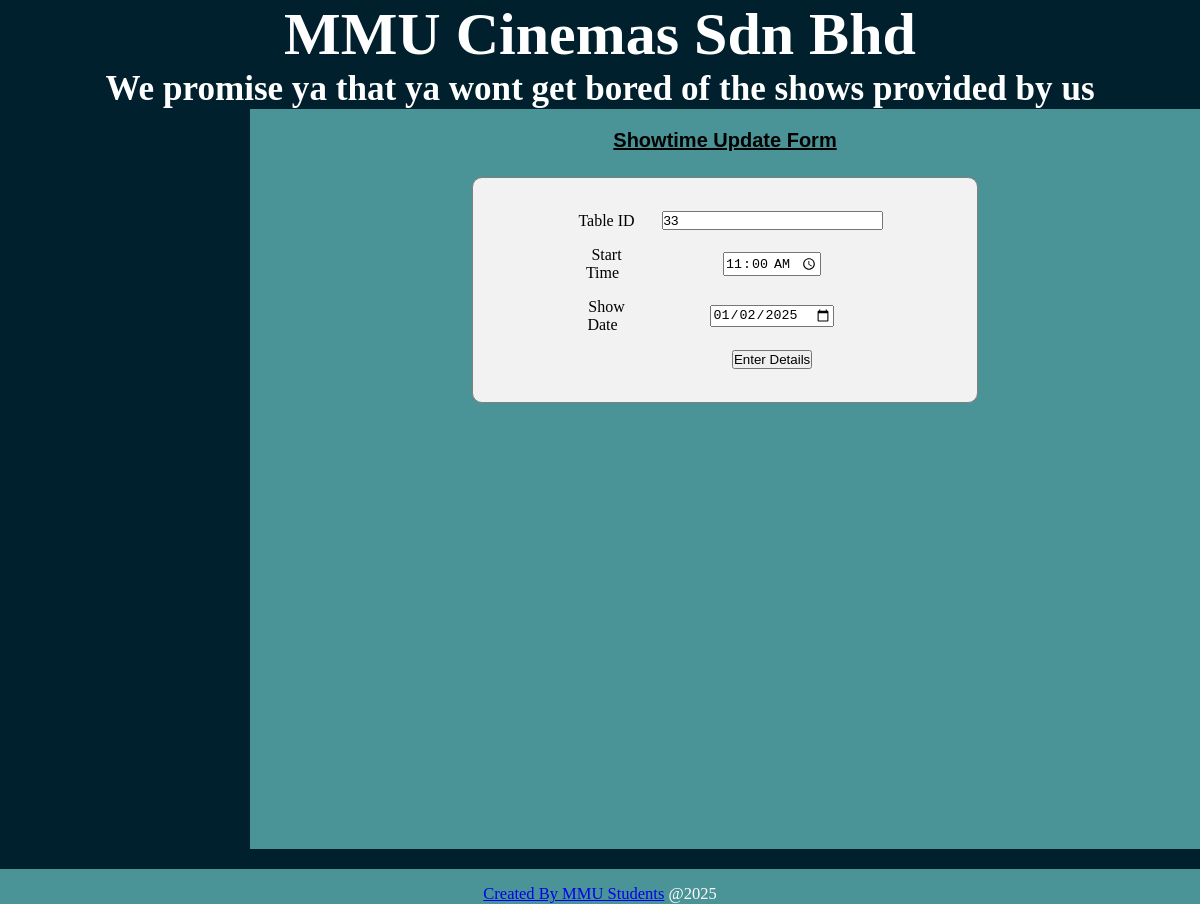
The app's page /showtiming_update.php?showtimingID=33 (signed in) with its own data.
### tables this page shows
CREATE TABLE `showtiming` (
  `showtimingID` int(5) NOT NULL,
  `starttime` time DEFAULT NULL,
  `showdate` date DEFAULT NULL,
  `screen` varchar(200) NOT NULL,
  `filmID` varchar(30) NOT NULL,
  `hallID` varchar(30) NOT NULL
);

### showtiming_update.php (the view, shortened to what this page needs)
<?php
require_once('connection.php');
if(isset($_POST['update_btn'])){
  $showtimingID = $_POST['showtimingID'];
  $starttime = $_POST['starttime'];
  $showdate = $_POST['showdate'];
  $formatteddate = date("Y-m-d", strtotime($showdate));
  $formattedtime = date("H:i:s", strtotime($starttime));
  $stmt = $conn->prepare("UPDATE showtiming SET starttime = ?, showdate = ? WHERE showtimingID = ?");
  $stmt->bind_param("ssi", $formattedtime, $formatteddate, $showtimingID);
  $result = $stmt->execute();
  if($result){
    echo "<script>alert('Successful')</script>";
    header('Refresh:0 ; url=showtiming_list.php');
  } else {
    echo "<script>alert('Failed')</script>";
    header('Refresh:0 ; url=showtiming_list.php');
  }
  $stmt->close();
} else {
  $showtimingID = $_GET['showtimingID'];
  $stmt = $conn->prepare("SELECT * FROM showtiming WHERE showtimingID = ?");
  $stmt->bind_param("i", $showtimingID);
  $stmt->execute();
  $data = $stmt->get_result();
  $row = $data->fetch_assoc();
  if ($row) {
    $showtimingID = $row['showtimingID'];
    $starttime = $row['starttime'];
    $showdate = $row['showdate'];
  } else {
    $showtimingID = '';
    $starttime = '';
    $showdate = '';
  }
}
?>
<!DOCTYPE html>
<html>
<head>
  <link rel="stylesheet" type="text/css" href="style2.css">
</head>
<body>
<div id="wrapper">
  <div id="header">
    <?php include('header.php'); ?>
  </div>
  <div id="menu">
  </div>
  <div id="main">
  <center>
  <h1>Showtime Update Form</h1>
     <div id="borang">
        <form align="center" action="" method="POST">
          <table>
            <tr>
                <td>Table ID</td>
                <td><input readonly type="text" name="showtimingID" value="<?php echo htmlspecialchars($showtimingID); ?>" size="25" required></td>
            </tr>
            <tr>
                <td>Start Time</td>
                <td><input type="time" name="starttime" value="<?php echo htmlspecialchars($starttime); ?>" size="25" required></td>
            </tr>
            <tr>
                <td>Show Date</td>
                <td><input type="date" name="showdate" value="<?php echo htmlspecialchars($showdate); ?>" size="25" required></td>
            </tr>
            <tr>
              <td></td>
              <td><input type="submit" name="update_btn" value="Enter Details"></td>
            </tr>
         </table>
       </form>
     </div>
  </center>
  </div>
  <div id="footer">
    <?php include('footer.php'); ?>
  </div>
</div>
</body>
</html>

### style2.css (style rules this page uses)
* { margin: 0; padding: 0; }
body { font-family: cursive; color: white; background-color: #00202e; }
#header { font-family: "brody", regular; font-weight: normal; font-size: 30px; text-align: center; background-color: #00202e; }
#footer { margin-top: 20px; height: 25px auto; text-align: center; padding-top: 15px; width: 100%; background-color: #4a9396; font-size: 16.5px; margin-bottom: 0px; }
#menu { padding-top: 15px; float: left; width:250px; height:730px; background-color: #00202e; border-radius: 0px 0px 0px 0px; margin-bottom: -100px; overflow-x: hidden; }
#main { height: 700px; background-color: #4a9396; min-height: 650px auto; float:inline; width: 96.8% auto; padding: 20px; overflow: auto; }
#main table { width: 70%; border-collapse: collapse; margin: 10px auto; border-color: black; text-indent: 8px; }
#main table { text-decoration: none; }
#main table td { padding:8px 8px; }
#main table tr { color: black; }
#borang { background-color: #f2f2f2; padding: 15px; margin: 25px; width: 52%; border: 1px solid grey; border-radius: 10px; margin-bottom: 35px; }
#main h1 { font-size:20px; text-decoration-line: underline; font-family: 'Franklin Gothic Medium', 'Arial Narrow', Arial, sans-serif; color: black; }

### records on screen
showtiming: showtimingID "33", starttime "11:00:00", showdate "01/02/2025"
